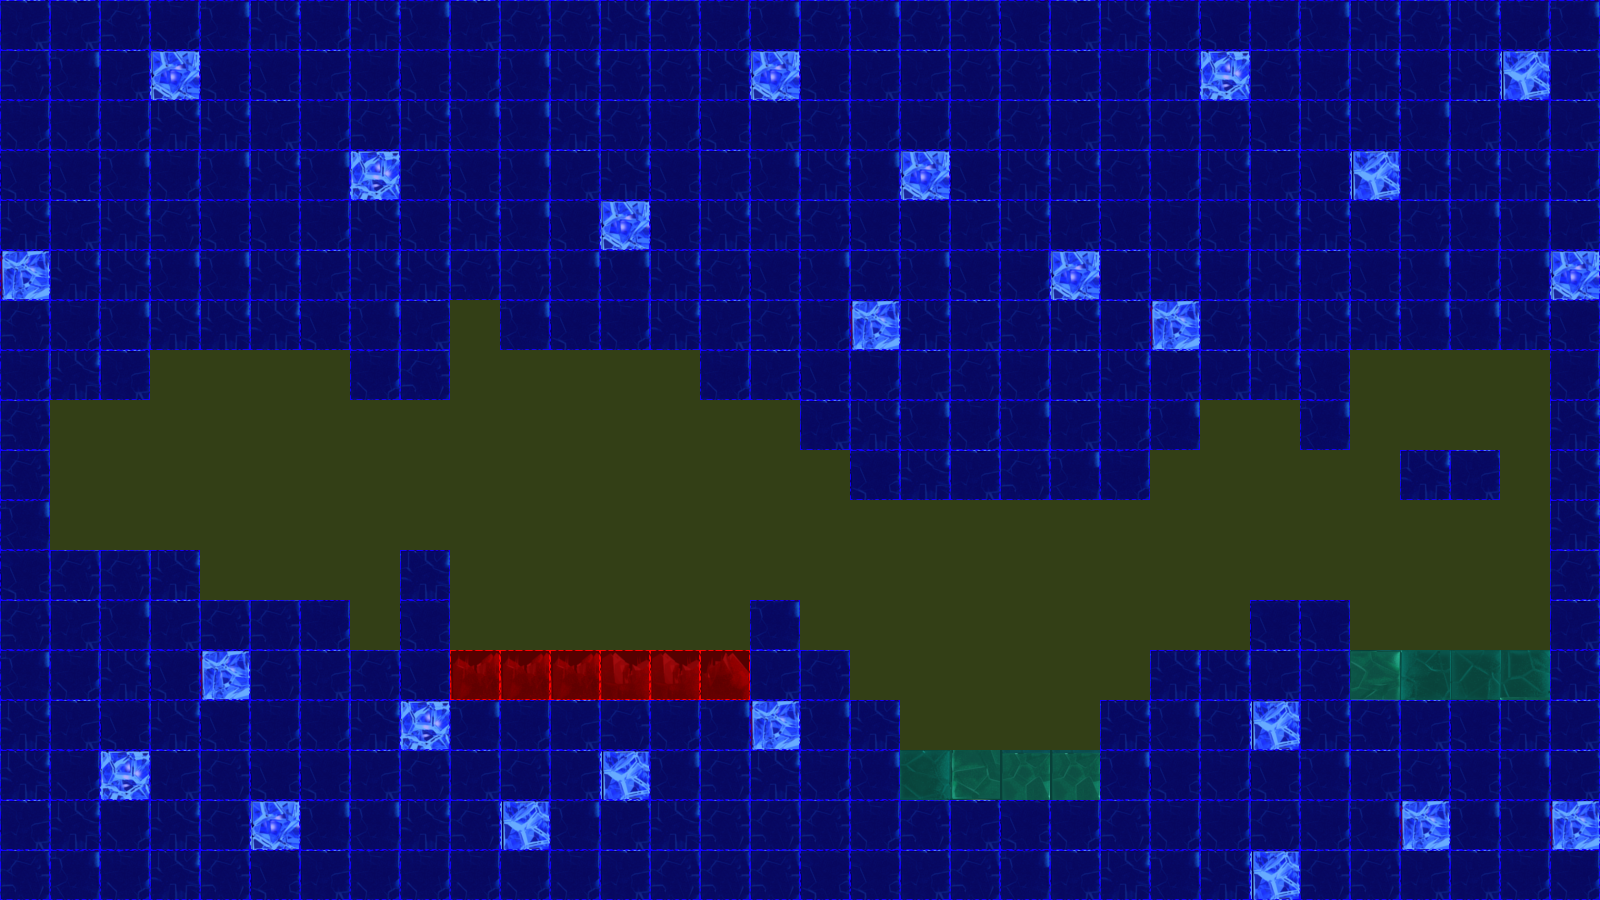

Rendered tile map (Tiled .tmx) drawn with the repository's tilesets; below, a short description and the map source with its tile grids summarised:
An orthogonal 32x18 tile map with 50x50 px tiles, 2 tile layers (terrain, collision), 1 hidden layer not drawn, 2 tilesets.

<map version="1.0" orientation="orthogonal" renderorder="left-up" width="32" height="18" tilewidth="50" tileheight="50" nextobjectid="3">
 <tileset firstgid="1" name="frozenPlainsTile" tilewidth="50" tileheight="50" tilecount="50" columns="10">
  <image source="tiles/iceTile.png" width="500" height="251" />
 </tileset>
 <tileset firstgid="51" name="collisionTile" tilewidth="50" tileheight="50" tilecount="12" columns="3">
  <image source="tiles/collisionTile.png" width="150" height="200" />
 </tileset>
 <layer name="terrain" width="32" height="18">
  <data>[576 cells, 433 non-empty, 20 distinct tile ids]</data>
 </layer>
 <layer name="collision" width="32" height="18">
  <data>[576 cells, 576 non-empty, 4 distinct tile ids]</data>
 </layer>
 <layer name="event" width="32" height="18" visible="0">
  <data>[576 cells, 5 non-empty, 4 distinct tile ids]</data>
 </layer>
</map>
